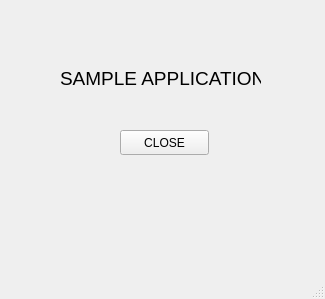
<?xml version="1.0" encoding="UTF-8"?>
<ui version="4.0">
 <class>MainWindow</class>
 <widget class="QMainWindow" name="MainWindow">
  <property name="geometry">
   <rect>
    <x>0</x>
    <y>0</y>
    <width>325</width>
    <height>299</height>
   </rect>
  </property>
  <property name="windowTitle">
   <string>MainWindow</string>
  </property>
  <widget class="QWidget" name="centralwidget">
   <widget class="QLabel" name="label">
    <property name="geometry">
     <rect>
      <x>60</x>
      <y>70</y>
      <width>201</width>
      <height>17</height>
     </rect>
    </property>
    <property name="font">
     <font>
      <pointsize>14</pointsize>
     </font>
    </property>
    <property name="text">
     <string>SAMPLE APPLICATION</string>
    </property>
    <property name="textFormat">
     <enum>Qt::AutoText</enum>
    </property>
   </widget>
   <widget class="QPushButton" name="pushButton">
    <property name="geometry">
     <rect>
      <x>120</x>
      <y>130</y>
      <width>89</width>
      <height>25</height>
     </rect>
    </property>
    <property name="text">
     <string>CLOSE</string>
    </property>
   </widget>
  </widget>
  <widget class="QMenuBar" name="menubar">
   <property name="geometry">
    <rect>
     <x>0</x>
     <y>0</y>
     <width>325</width>
     <height>22</height>
    </rect>
   </property>
  </widget>
  <widget class="QStatusBar" name="statusbar"/>
 </widget>
 <resources/>
 <connections/>
</ui>
